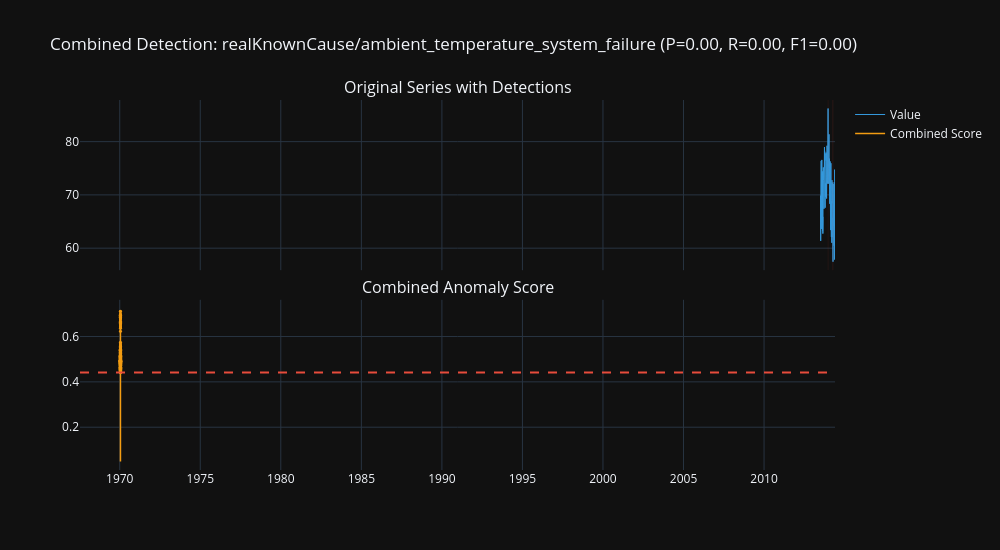

Source (notebook cell):
### Code cell
# Visualize combined score on demo series
if demo_name in eval_results:
    demo_eval = eval_results[demo_name]

    fig = make_subplots(
        rows=2, cols=1, shared_xaxes=True,
        subplot_titles=['Original Series with Detections', 'Combined Anomaly Score'],
        vertical_spacing=0.08,
    )

    ts_dt = pd.to_datetime(demo_eval['timestamps'], unit='s')

    # Original series
    fig.add_trace(go.Scatter(
        x=demo_df['timestamp'], y=demo_df['value'],
        mode='lines', name='Value', line=dict(color=C_NORMAL, width=1),
    ), row=1, col=1)

    # Ground truth windows
    for ws, we in demo_windows:
        for row in [1, 2]:
            fig.add_vrect(
                x0=pd.Timestamp(ws, unit='s'), x1=pd.Timestamp(we, unit='s'),
                row=row, col=1,
                fillcolor=C_ANOMALY, opacity=0.12, line_width=0,
            )

    # Mark detected points on original series
    det_mask = demo_eval['detected']
    if np.any(det_mask):
        # Find original series values near detected timestamps
        det_ts_dt = ts_dt[det_mask]
        fig.add_trace(go.Scatter(
            x=det_ts_dt, y=[demo_eval['combined_score'][i] for i in range(len(det_mask)) if det_mask[i]],
            mode='markers', name='Detected', showlegend=False,
            marker=dict(color=C_DETECTED, size=3),
        ), row=2, col=1)

    # Combined score
    fig.add_trace(go.Scatter(
        x=ts_dt, y=demo_eval['combined_score'],
        mode='lines', name='Combined Score',
        line=dict(color=C_DETECTED, width=1.5),
    ), row=2, col=1)

    # Threshold
    fig.add_hline(
        y=demo_eval['threshold'], row=2, col=1,
        line_dash='dash', line_color=C_ANOMALY,
    )

    fig.update_layout(
        title=f'Combined Detection: {demo_name} '
              f'(P={demo_eval["precision"]:.2f}, R={demo_eval["recall"]:.2f}, F1={demo_eval["f1"]:.2f})',
        width=1000, height=550, template='plotly_dark',
    )
    fig.show()

### Figure 1 — Plotly figure (JSON) as saved in the notebook; plotly's stock layout.template omitted (floating-point values rounded to 4 significant figures; data arrays with more than 128 entries replaced by an {"elided": "..."} marker saying what was removed)
{"data": [{"line": {"color": "#3498db", "width": 1}, "mode": "lines", "name": "Value", "type": "scatter", "x": {"elided": "7267 str values"}, "xaxis": "x", "y": {"elided": "7267 float values"}, "yaxis": "y"}, {"marker": {"color": "#f39c12", "size": 3}, "mode": "markers", "name": "Detected", "showlegend": false, "type": "scatter", "x": {"elided": "363 str values"}, "xaxis": "x2", "y": {"elided": "363 float values"}, "yaxis": "y2"}, {"line": {"color": "#f39c12", "width": 1.5}, "mode": "lines", "name": "Combined Score", "type": "scatter", "x": {"elided": "7246 str values"}, "xaxis": "x2", "y": {"elided": "7246 float values"}, "yaxis": "y2"}], "layout": {"annotations": [{"font": {"size": 16}, "showarrow": false, "text": "Original Series with Detections", "x": 0.5, "xanchor": "center", "xref": "paper", "y": 1.0, "yanchor": "bottom", "yref": "paper"}, {"font": {"size": 16}, "showarrow": false, "text": "Combined Anomaly Score", "x": 0.5, "xanchor": "center", "xref": "paper", "y": 0.46, "yanchor": "bottom", "yref": "paper"}], "height": 550, "shapes": [{"fillcolor": "#e74c3c", "line": {"width": 0}, "opacity": 0.12, "type": "rect", "x0": "2013-12-15T07:00:00", "x1": "2013-12-30T09:00:00", "xref": "x", "y0": 0, "y1": 1, "yref": "y domain"}, {"fillcolor": "#e74c3c", "line": {"width": 0}, "opacity": 0.12, "type": "rect", "x0": "2014-03-29T15:00:00", "x1": "2014-04-20T22:00:00", "xref": "x", "y0": 0, "y1": 1, "yref": "y domain"}, {"line": {"color": "#e74c3c", "dash": "dash"}, "type": "line", "x0": 0, "x1": 1, "xref": "x2 domain", "y0": 0.4414, "y1": 0.4414, "yref": "y2"}], "title": {"text": "Combined Detection: realKnownCause/ambient_temperature_system_failure (P=0.00, R=0.00, F1=0.00)"}, "width": 1000, "xaxis": {"anchor": "y", "domain": [0.0, 1.0], "matches": "x2", "showticklabels": false}, "xaxis2": {"anchor": "y2", "domain": [0.0, 1.0]}, "yaxis": {"anchor": "x", "domain": [0.54, 1.0]}, "yaxis2": {"anchor": "x2", "domain": [0.0, 0.46]}}}
